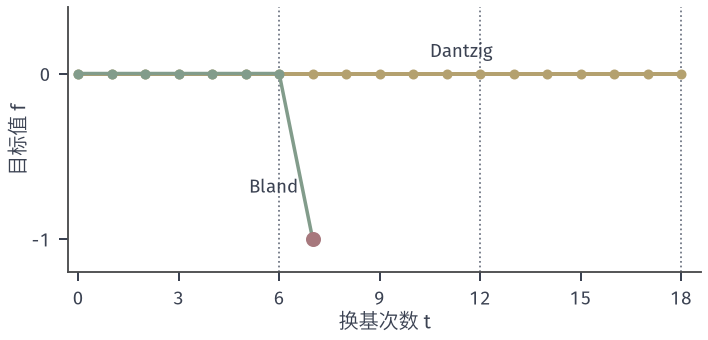

Here is the Python script that generated this plot:
from pathlib import Path
import sys
sys.path.insert(0, str(Path(__file__).resolve().parents[1]/"simplex-common"))
from lp_plot import *

from simplex_core import simplex
from fractions import Fraction as F
C=[[F(1,2),F(-11,2),F(-5,2),9,1,0,0],[F(1,2),F(-3,2),F(-1,2),1,0,1,0],[1,0,0,0,0,0,1]]
b=[0,0,1]; c=[-10,57,9,24,0,0,0]
st,d,_=simplex(C,b,c,[5,6,7],'dantzig',max_rounds=19)
st2,bl,_=simplex(C,b,c,[5,6,7],'bland')
fig,ax=figure(width_mm=100,height_mm=48)
ax.plot([t['t'] for t in d],[float(t['f']) for t in d],'-o',color=YELLOW,lw=1.6,ms=3,zorder=3)
ax.plot([t['t'] for t in bl],[float(t['f']) for t in bl],'-o',color=GREEN,lw=1.4,ms=3,zorder=4)
for k in (6,12,18): ax.axvline(k,color=MUTED,lw=.7,ls=':',zorder=1)
ax.plot([bl[-1]['t']],[float(bl[-1]['f'])],'o',color=RED,ms=5,zorder=6)
ax.text(10.5,.1,'Dantzig',fontsize=7.5,color=INK); ax.text(5.1,-.72,'Bland',fontsize=7.5,color=INK)
ax.set_xlim(-.3,18.6); ax.set_ylim(-1.2,.4); ax.set_xticks(range(0,19,3)); ax.set_yticks([-1,0])
ax.set_xlabel('换基次数 t',labelpad=1); ax.set_ylabel('目标值 f',labelpad=1)
save(fig,Path(__file__).resolve().parent,'figure',{'bland_pivots':len(bl)-1,'bland_optimum':str(bl[-1]['f']),'dantzig_period':6})
